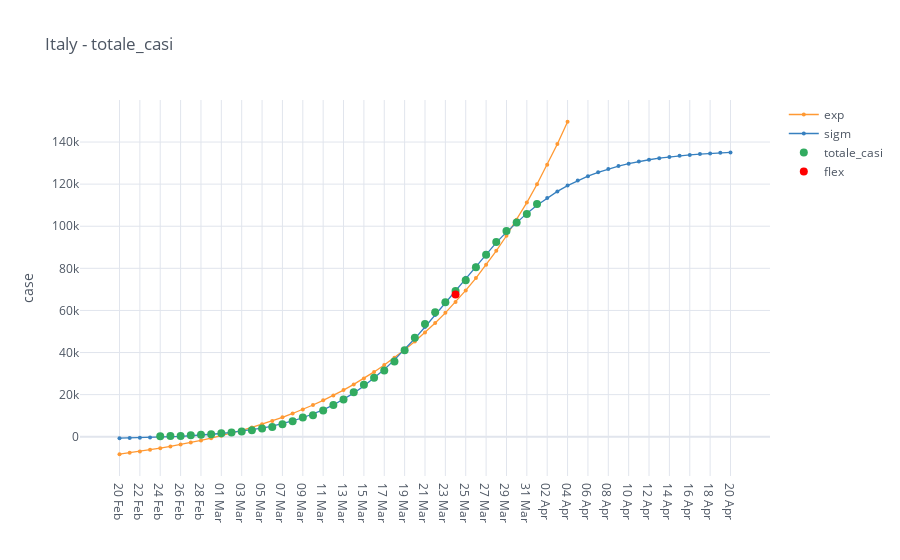

This figure's notebook cell:
### Code cell
import cufflinks as cf
cf.go_offline()
cf.set_config_file(offline=False, world_readable=True)
import mytools.plot as mpl
import mytools.dataio as io


italy = io.italy_load_whole_country()
category = 'totale_casi'
view_category = io.italy_country_filter_by_category(italy, categories=[category])

mpl.iplot_analysis_plot(view_category, title='Italy - ' + category, log_fitting=False)

### Figure 1 — Plotly figure (JSON) as saved in the notebook; plotly's stock layout.template omitted (floating-point values rounded to 4 significant figures)
{"data": [{"line": {"color": "rgba(255, 153, 51, 1.0)", "dash": "solid", "shape": "linear", "width": 1.3}, "marker": {"size": 4, "symbol": "circle"}, "mode": "lines+markers", "name": "exp", "text": "", "type": "scatter", "x": ["20 Feb", "21 Feb", "22 Feb", "23 Feb", "24 Feb", "25 Feb", "26 Feb", "27 Feb", "28 Feb", "29 Feb", "01 Mar", "02 Mar", "03 Mar", "04 Mar", "05 Mar", "06 Mar", "07 Mar", "08 Mar", "09 Mar", "10 Mar", "11 Mar", "12 Mar", "13 Mar", "14 Mar", "15 Mar", "16 Mar", "17 Mar", "18 Mar", "19 Mar", "20 Mar", "21 Mar", "22 Mar", "23 Mar", "24 Mar", "25 Mar", "26 Mar", "27 Mar", "28 Mar", "29 Mar", "30 Mar", "31 Mar", "01 Apr", "02 Apr", "03 Apr", "04 Apr", "05 Apr", "06 Apr", "07 Apr", "08 Apr", "09 Apr", "10 Apr", "11 Apr", "12 Apr", "13 Apr", "14 Apr", "15 Apr", "16 Apr", "17 Apr", "18 Apr", "19 Apr", "20 Apr"], "y": [-8301.0, -7658.0, -6971.0, -6239.0, -5457.0, -4623.0, -3733.0, -2783.0, -1769.0, -686.4, 468.5, 1701.0, 3016.0, 4420.0, 5919.0, 7517.0, 9224.0, 11050.0, 12990.0, 15060.0, 17280.0, 19640.0, 22160.0, 24850.0, 27720.0, 30790.0, 34060.0, 37550.0, 41270.0, 45250.0, 49490.0, 54020.0, 58850.0, 64010.0, 69510.0, 75390.0, 81660.0, 88350.0, 95490.0, 103100.0, 111200.0, 119900.0, 129200.0, 139100.0, 149600.0, "", "", "", "", "", "", "", "", "", "", "", "", "", "", "", ""]}, {"line": {"color": "rgba(55, 128, 191, 1.0)", "dash": "solid", "shape": "linear", "width": 1.3}, "marker": {"size": 4, "symbol": "circle"}, "mode": "lines+markers", "name": "sigm", "text": "", "type": "scatter", "x": ["20 Feb", "21 Feb", "22 Feb", "23 Feb", "24 Feb", "25 Feb", "26 Feb", "27 Feb", "28 Feb", "29 Feb", "01 Mar", "02 Mar", "03 Mar", "04 Mar", "05 Mar", "06 Mar", "07 Mar", "08 Mar", "09 Mar", "10 Mar", "11 Mar", "12 Mar", "13 Mar", "14 Mar", "15 Mar", "16 Mar", "17 Mar", "18 Mar", "19 Mar", "20 Mar", "21 Mar", "22 Mar", "23 Mar", "24 Mar", "25 Mar", "26 Mar", "27 Mar", "28 Mar", "29 Mar", "30 Mar", "31 Mar", "01 Apr", "02 Apr", "03 Apr", "04 Apr", "05 Apr", "06 Apr", "07 Apr", "08 Apr", "09 Apr", "10 Apr", "11 Apr", "12 Apr", "13 Apr", "14 Apr", "15 Apr", "16 Apr", "17 Apr", "18 Apr", "19 Apr", "20 Apr"], "y": [-679.6, -587.4, -478.1, -348.4, -194.6, -12.32, 203.6, 459.3, 761.9, 1120.0, 1542.0, 2041.0, 2629.0, 3321.0, 4133.0, 5086.0, 6201.0, 7501.0, 9012.0, 10760.0, 12780.0, 15090.0, 17730.0, 20730.0, 24090.0, 27840.0, 31980.0, 36510.0, 41410.0, 46640.0, 52140.0, 57870.0, 63730.0, 69650.0, 75550.0, 81320.0, 86900.0, 92220.0, 97210.0, 101900.0, 106100.0, 110000.0, 113500.0, 116600.0, 119300.0, 121700.0, 123800.0, 125600.0, 127200.0, 128600.0, 129700.0, 130700.0, 131600.0, 132300.0, 132900.0, 133500.0, 133900.0, 134300.0, 134600.0, 134900.0, 135100.0]}, {"line": {"color": "rgba(50, 171, 96, 1.0)", "dash": "solid", "shape": "linear", "width": 1.3}, "marker": {"size": 8, "symbol": "circle"}, "mode": "markers", "name": "totale_casi", "text": "", "type": "scatter", "x": ["20 Feb", "21 Feb", "22 Feb", "23 Feb", "24 Feb", "25 Feb", "26 Feb", "27 Feb", "28 Feb", "29 Feb", "01 Mar", "02 Mar", "03 Mar", "04 Mar", "05 Mar", "06 Mar", "07 Mar", "08 Mar", "09 Mar", "10 Mar", "11 Mar", "12 Mar", "13 Mar", "14 Mar", "15 Mar", "16 Mar", "17 Mar", "18 Mar", "19 Mar", "20 Mar", "21 Mar", "22 Mar", "23 Mar", "24 Mar", "25 Mar", "26 Mar", "27 Mar", "28 Mar", "29 Mar", "30 Mar", "31 Mar", "01 Apr", "02 Apr", "03 Apr", "04 Apr", "05 Apr", "06 Apr", "07 Apr", "08 Apr", "09 Apr", "10 Apr", "11 Apr", "12 Apr", "13 Apr", "14 Apr", "15 Apr", "16 Apr", "17 Apr", "18 Apr", "19 Apr", "20 Apr"], "y": ["", "", "", "", 229.0, 322.0, 400.0, 650.0, 888.0, 1128.0, 1694.0, 2036.0, 2502.0, 3089.0, 3858.0, 4636.0, 5883.0, 7375.0, 9172.0, 10150.0, 12460.0, 15110.0, 17660.0, 21160.0, 24750.0, 27980.0, 31510.0, 35710.0, 41040.0, 47020.0, 53580.0, 59140.0, 63930.0, 69180.0, 74390.0, 80540.0, 86500.0, 92470.0, 97690.0, 101700.0, 105800.0, 110600.0, "", "", "", "", "", "", "", "", "", "", "", "", "", "", "", "", "", "", ""]}, {"marker": {"color": "rgba(255, 0, 0, 125)", "size": 8}, "mode": "markers", "name": "flex", "type": "scatter", "x": ["24 Mar"], "y": [67570.0]}], "layout": {"legend": {"bgcolor": "#FFFFFF", "font": {"color": "#4D5663"}}, "paper_bgcolor": "#FFFFFF", "plot_bgcolor": "#FFFFFF", "title": {"font": {"color": "#4D5663"}, "text": "Italy - totale_casi"}, "xaxis": {"gridcolor": "#E1E5ED", "showgrid": true, "tickfont": {"color": "#4D5663"}, "title": {"font": {"color": "#4D5663"}, "text": ""}, "zerolinecolor": "#E1E5ED"}, "yaxis": {"gridcolor": "#E1E5ED", "showgrid": true, "tickfont": {"color": "#4D5663"}, "title": {"font": {"color": "#4D5663"}, "text": "case"}, "zerolinecolor": "#E1E5ED"}}}
